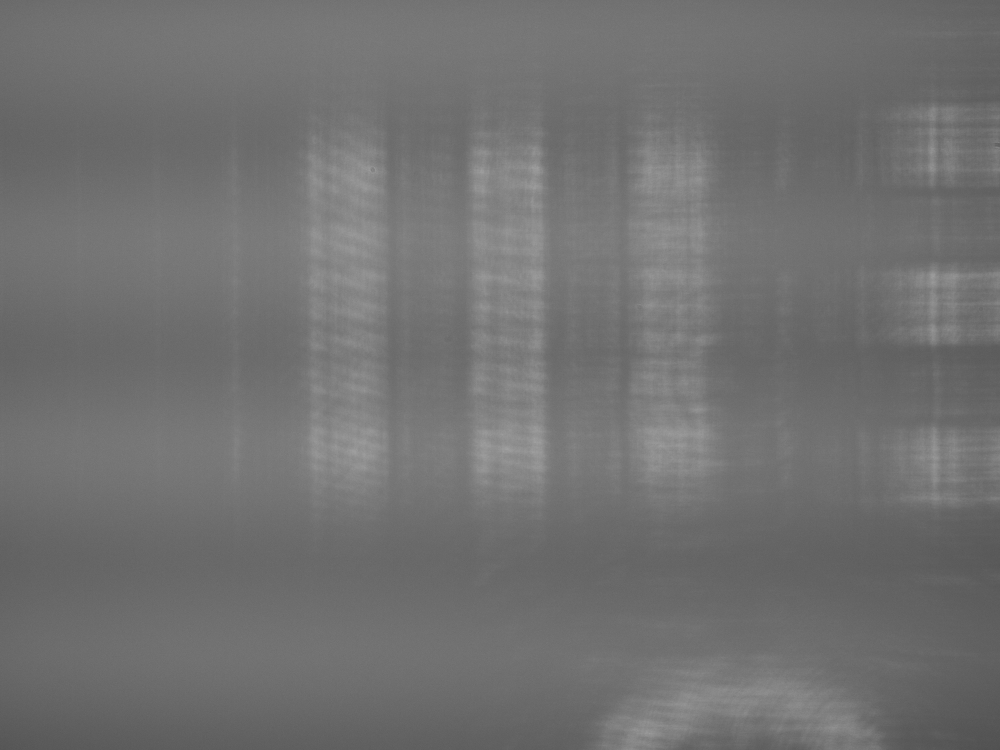
#> input picture parallel_lines_target.jpg, 4000 x 3000 px (shown at 1/4 size)
$ python ImageAnalysis.py
#> lines starting #> are read from the running program, lines starting #| are printed output that depends on the picture
import matplotlib.pyplot as plt
import PIL
import numpy as np
from PIL import Image

image1 = Image.open('parallel_lines_target.jpg')
#> image1 is the input picture: PIL image 4000x3000 L; min 68, max 174, mean 113
data1 = np.asarray(image1)
cropped1 = data1[300:2200,1000:3000]
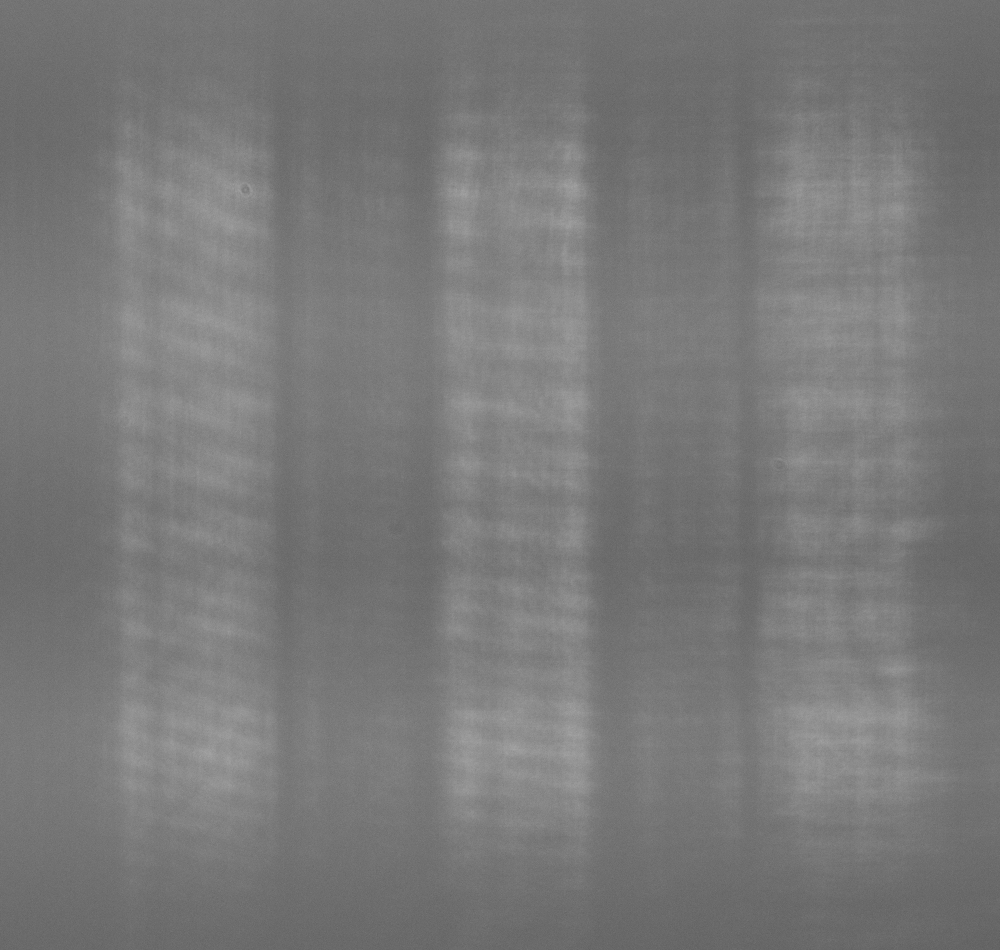
#> cropped1: shape (1900, 2000) (shown at 1/2 size); min 85, max 174, mean 120.8
#print(np.shape(cropped1))

#image2 = Image.fromarray(cropped)
xvals1 = list(range(0,np.shape(cropped1)[1]))
#> xvals1 = 2000 values from 0 to 1999
means1 = cropped1.mean(axis=0)
#> means1 = 2000 values, max 134.3 at index 1140, min 109.3 at index 1959, mean 120.8

#plt.plot(xvals1, means1)
#plt.show()

image2 = Image.open('parallel_horizontal.jpg')
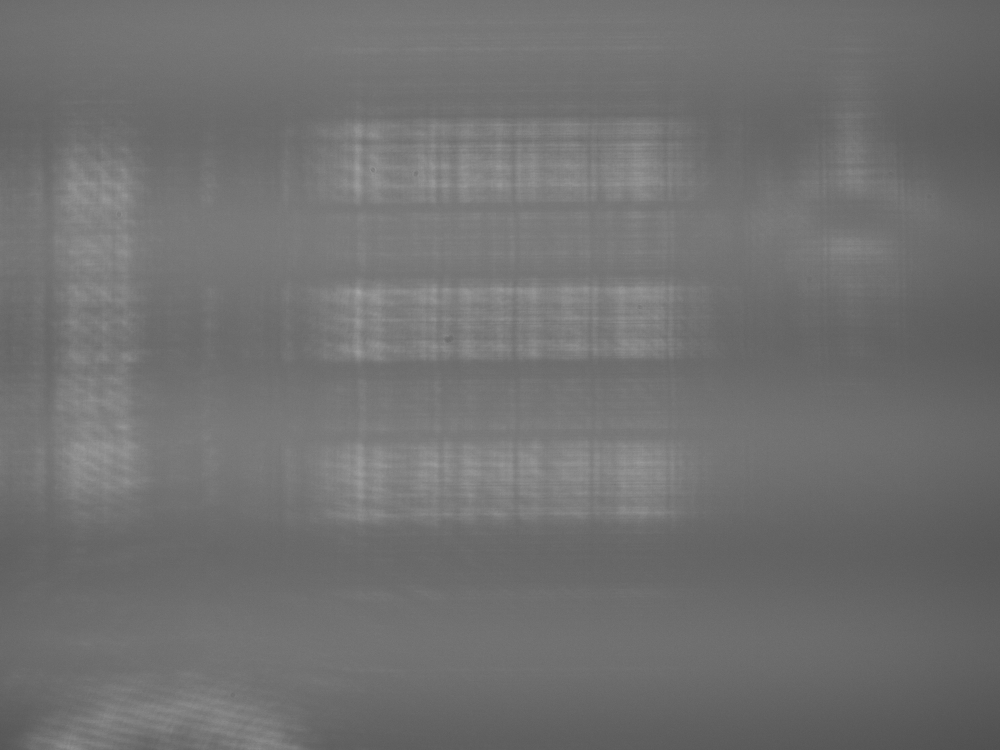
#> input picture parallel_horizontal.jpg, 4000 x 3000 px (shown at 1/4 size)
#> image2 is the input picture: PIL image 4000x3000 L; min 64, max 178, mean 112.7
data2 = np.asarray(image2)
cropped2 = data2[350:2200,1000:3000]
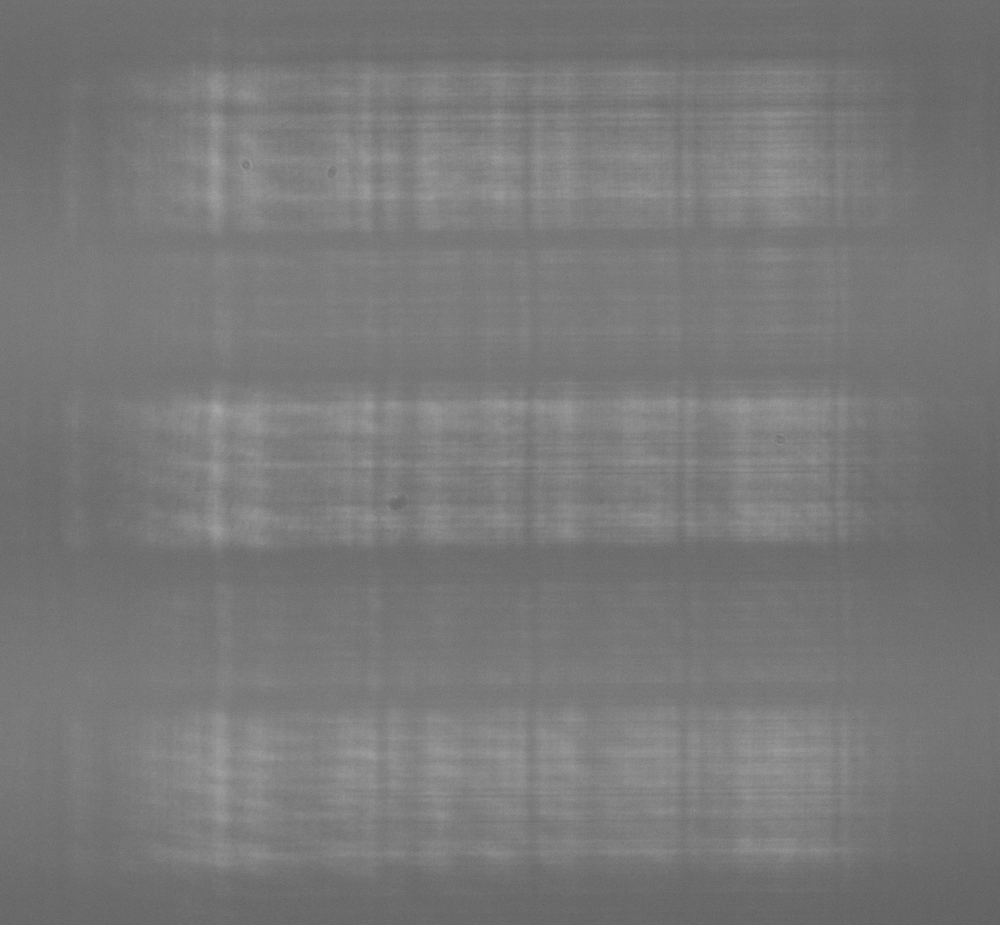
#> cropped2: shape (1850, 2000) (shown at 1/2 size); min 84, max 178, mean 120.4

Image.fromarray(cropped2).show()


xvals2 = list(range(0,np.shape(cropped2)[0]))
#> xvals2 = 1850 values from 0 to 1849
means2 = cropped2.mean(axis=1)
#> means2 = 1850 values, max 134.5 at index 1504, min 104.2 at index 1840, mean 120.4

plt.plot(xvals2, means2)
plt.show()
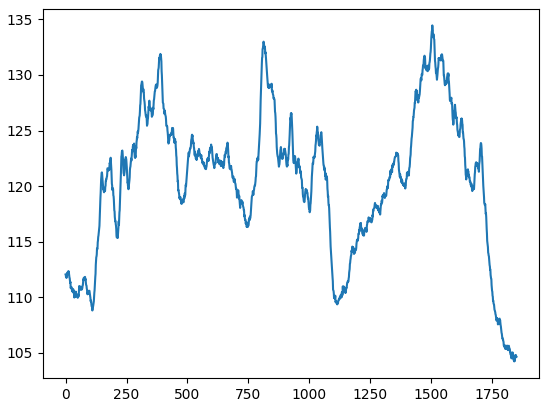
#> figure drawn by matplotlib, 1 panel; curve peaks at x = 1504, y = 134.5
